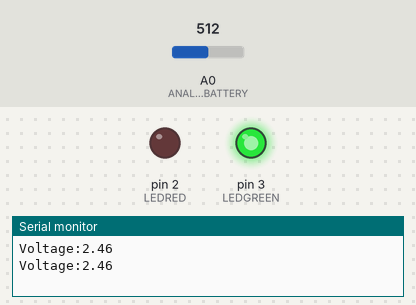
A program run on a simulated Arduino Uno, built with avr-gcc and run on an emulated ATmega328P. On the bench: output pins drawn as LEDs (lit = HIGH), the last lines printed to the serial monitor. The test bench sets the inputs (shaded band); at power-on: A0 (ANALOGBATTERY) = 512.

Above: at 1.6 s.
1.7 s: A0 (ANALOGBATTERY) set to 330
5.3 s: A0 (ANALOGBATTERY) set to 301
At 6.2 s:
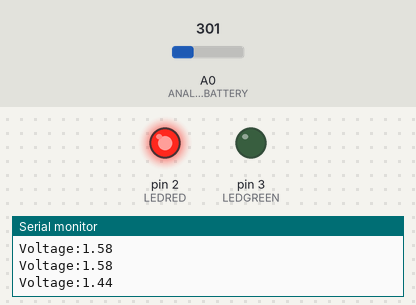
8.9 s: A0 (ANALOGBATTERY) set to 227
12.4 s: A0 (ANALOGBATTERY) set to 190
At 13.5 s:
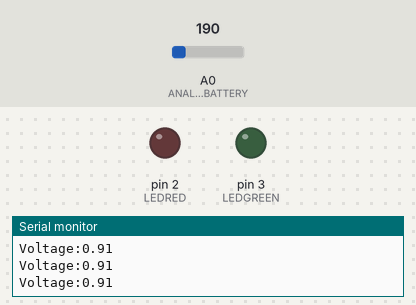
14.3 s: A0 (ANALOGBATTERY) set to 306
At 14.8 s:
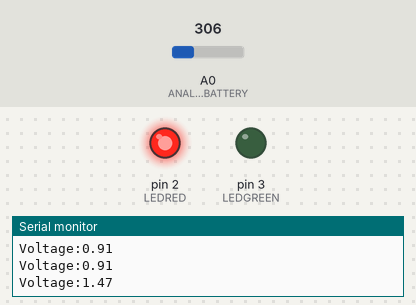
17.9 s: A0 (ANALOGBATTERY) set to 511
At 18.9 s:
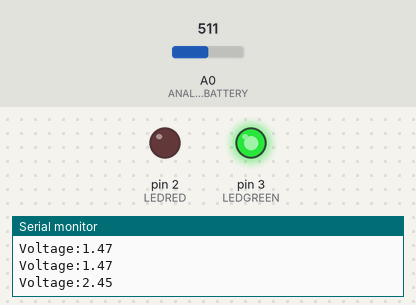
Timing chart, 0 to 20.9 s (numbered marks = the images above; inputs shaded):
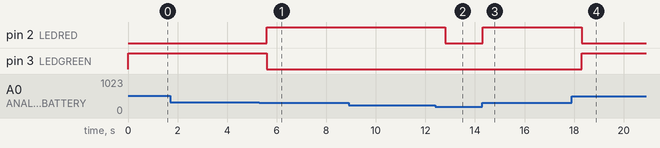

Measured:
- the behaviour switches between 313 and 312 on A0 (ANALOGBATTERY) (found by bisection; images 0 and 1)
- the behaviour switches between 209 and 208 on A0 (ANALOGBATTERY) (found by bisection; images 1 and 2)
- after the input at 5.3 s, pin 2 (LEDRED): LOW → HIGH after 0.30 s; pin 3 (LEDGREEN): HIGH → LOW after 0.30 s
- after the input at 12.4 s, pin 2 (LEDRED): HIGH → LOW after 0.41 s
- after the input at 14.3 s, pin 2 (LEDRED): LOW → HIGH at once
- after the input at 17.9 s, pin 2 (LEDRED): HIGH → LOW after 0.42 s; pin 3 (LEDGREEN): LOW → HIGH after 0.42 s

The program:

main.cpp
```cpp
#include <Arduino.h>

#define LEDGREEN 3
#define LEDRED 2
#define ANALOGBATTERY A0

int analogValue = 0;
float voltage = 0;
int ledDelay = 800;

float maximum  = 1.5;
float minimum  = 1.0;

void setup() {
  // put your setup code here, to run once:
  Serial.begin(9600);
  pinMode (LEDGREEN, OUTPUT);
  pinMode (LEDRED, OUTPUT);

}

void loop() {
  // put your main code here, to run repeatedly:
  analogValue = analogRead (ANALOGBATTERY);

  voltage = 0.0048 * analogValue;
  Serial.print("Voltage:");
  Serial.println (voltage);

  if (voltage>= maximum)
  {
    digitalWrite (LEDGREEN, HIGH);
    delay(ledDelay);
    digitalWrite (LEDGREEN, LOW);
  }
  else if (voltage <maximum && voltage> minimum)
  {
    digitalWrite(LEDRED, HIGH);
    delay(ledDelay);
    digitalWrite(LEDRED, LOW);
  }
}
```
